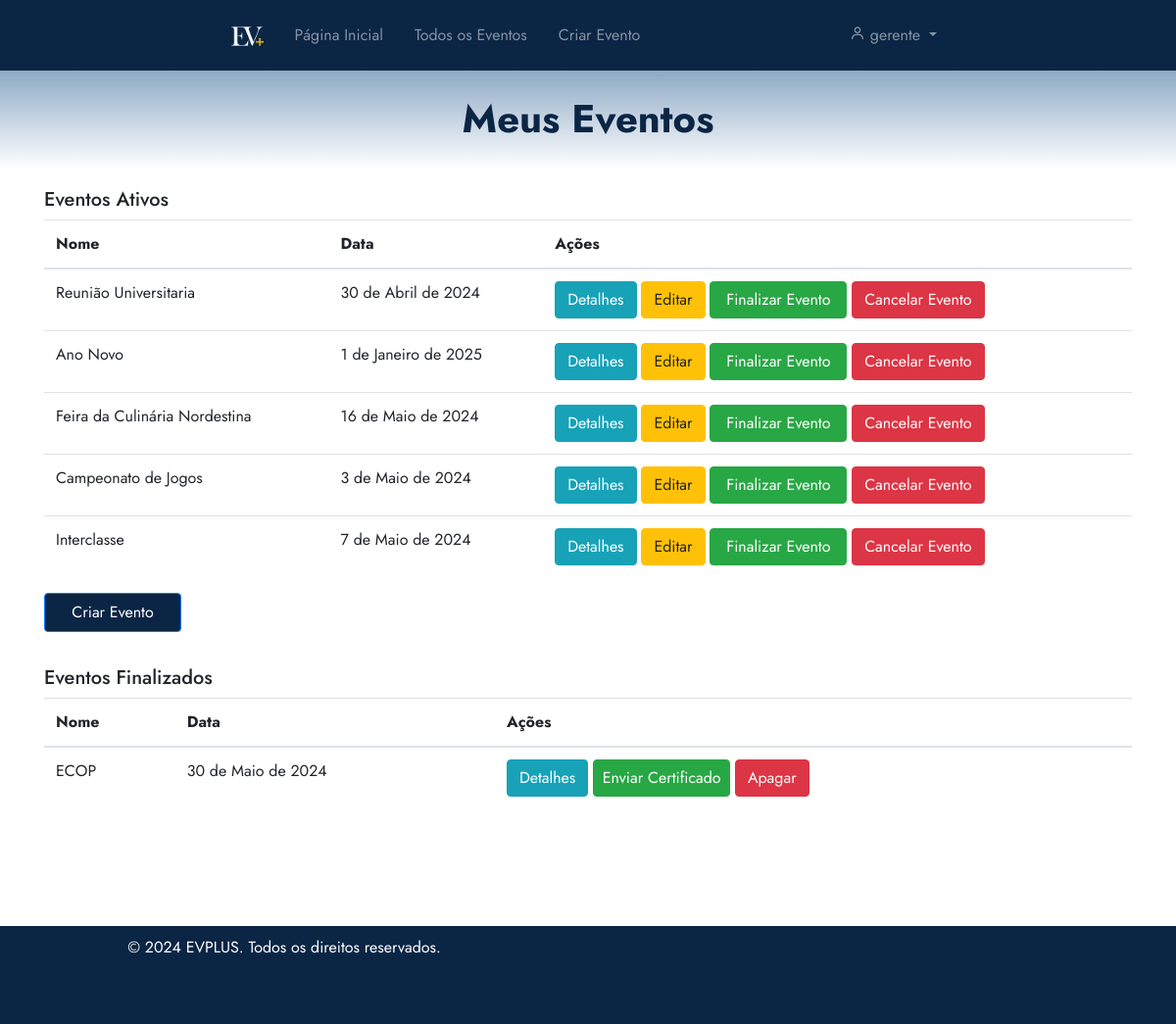
/eventos/meuseventos/ (signed in), run on the app's committed database.
### eventos/models.py (models this page shows, shortened)
class Evento(models.Model):
    user = models.ForeignKey(User, on_delete=models.CASCADE)
    clients = models.ManyToManyField(User, through='Inscricao', related_name='eventos')
    name = models.CharField(max_length=100)
    description = models.TextField()
    local = models.CharField(max_length=100)
    date = models.DateField()
    time = models.TimeField()
    category = models.CharField(max_length=100)
    banner = models.ImageField(null=True, blank=True, upload_to='banners/')
    limite_inscricoes = models.PositiveIntegerField(null=True, blank=True, verbose_name="Limite de Inscrições")
    finalizado = models.BooleanField(default=False)
    certificados = models.ManyToManyField(User, through='Certificado', related_name='eventos_certificados')
    avaliacoes = models.ManyToManyField(User, through='Avaliacao', related_name='eventos_avaliados')

### eventos/views.py (the view)
# urls.py: path('meuseventos/', views.listarEventos, name='meuseventos'),
@login_required
@permission_required('eventos.add_evento', raise_exception=True)
def listarEventos(request):
    eventos_ativos = Evento.objects.filter(user=request.user, finalizado=False)
    eventos_finalizados = Evento.objects.filter(user=request.user, finalizado=True)
    return render(request, 'meusEventos.html', {'eventos': eventos_ativos, 'finalizarEvento': eventos_finalizados})

### eventos/templates/meuseventos.html (shortened to what this page needs)
{% extends 'base.html' %}
{% load static %}
{% block 'head' %}
    <link rel="stylesheet" href="{% static 'eventos/css/meuseventos.css' %}">
{% endblock %}
{% block 'dashboard' %}
    <div class="container">
        <div class="row">
            <div class="col-md-12">
                <h5>Eventos Ativos</h5>
                <table class="table">
                    <thead>
                        <tr>
                            <th>Nome</th>
                            <th>Data</th>
                            <th>Ações</th>
                        </tr>
                    </thead>
                    <tbody>
                        {% for evento in eventos %}
                            <tr>
                                <td>{{ evento.name }}</td>
                                <td>{{ evento.date }}</td>
                                <td>
                                    <a href="{% url 'eventos:detalhes_evento' evento.id %}" class="btn btn-info">Detalhes</a>
                                    {% if perms.eventos.change_evento %}
                                        <a href="{% url 'eventos:editar_evento' evento.id %}" class="btn btn-warning">Editar</a>
                                        <a href="#" onclick="confirmarFinalizar('{{ evento.id }}')" class="btn btn-success">Finalizar Evento</a>
                                        <a href="#" onclick="confirmarCancelar('{{ evento.id }}')" class="btn btn-danger">Cancelar Evento</a>
                                    {% endif %}
                                </td>
                            </tr>
                        {% endfor %}
                    </tbody>
                </table>
            </div>
        </div>
    </div>
    <div class="container">
        <div class="row">
            <div class="col-md-12">
                <a href="{% url 'eventos:eventos' %}" class="btn btn-primary">Criar Evento</a>
            </div>
        </div>
    </div>
    <div class="container">
        <div class="row">
            <div class="col-md-12">
                <h5>Eventos Finalizados</h5>
                <table class="table" style="margin-bottom: 100px;">
                    <thead>
                        <tr>
                            <th>Nome</th>
                            <th>Data</th>
                            <th>Ações</th>
                        </tr>
                    </thead>
                    <tbody>
                        {% for evento in finalizarEvento %}
                            <tr>
                                <td>{{ evento.name }}</td>
                                <td>{{ evento.date }}</td>
                                <td>
                                    <a href="{% url 'eventos:detalhes_evento' evento.id %}" class="btn btn-info">Detalhes</a>
                                    {% if request.user == evento.user %}
                                    <a href="{% url 'eventos:enviar_certificado' evento.id %}" class="btn btn-success">Enviar Certificado</a>
                                    {% endif %}
                                    <a href="#" onclick="confirmarApagar('{{ evento.id }}')" class="btn btn-danger">Apagar</a>
                                </td>
                            </tr>
                        {% endfor %}
                    </tbody>
                </table>
            </div>
        </div>
    </div>
{% endblock %}

### templates/base.html (shortened to what this page needs)
{% load static %}
<!doctype html>
<html lang="pt-BR">
<head>
  <link rel="stylesheet" href="https://cdn.jsdelivr.net/npm/bootstrap@4.6.1/dist/css/bootstrap.min.css">
  <link rel="stylesheet" href="{% static 'general/css/base.css' %}">
  <link rel="stylesheet" href="{% static 'general/css/general.css' %}">
  <link href='https://unpkg.com/boxicons@2.0.7/css/boxicons.min.css' rel='stylesheet'>
  {% block 'head' %}{% endblock %}
</head>
<body>
  <nav class="navbar navbar-expand-lg navbar-dark p-3">
    <div class="container-fluid">
      <a class="navbar-brand" href="{% url 'home' %}" style="margin-left: 205px;">
        <img src="{% static 'images/LOGO.png' %}" alt="Logo" class="logo">
      </a>
      <div class="collapse navbar-collapse" id="navbarSupportedContent">
        <ul class="navbar-nav mr-auto">
          <li class="nav-item">
            <a class="nav-link mx-2" href="{% url 'home' %}">Página Inicial</a>
          </li>
          <li class="nav-item">
            <a class="nav-link mx-2" href="{% url 'eventos:todos_eventos' %}">Todos os Eventos</a>
          </li>
          {% if user.is_authenticated %}
          {% if perms.eventos.add_evento %}
          <li class="nav-item">
            <a class="nav-link mx-2" href="{% url 'eventos:eventos' %}">Criar Evento</a>
          </li>
          {% endif %}
          {% endif %}
        </ul>
        <ul class="navbar-nav ml-auto" style="margin-right: 205px;">
          <li class="nav-item dropdown">
            <a class="nav-link dropdown-toggle" href="#" id="navbarDropdown" role="button" data-toggle="dropdown" aria-haspopup="true" aria-expanded="false">
              <i class='bx bx-user'></i>
              {% if user.is_authenticated %}
                {{ user.username }}
              {% else %}
                <span class="logged-out-indicator">Entre na sua conta!</span>
              {% endif %}
            </a>
          </li>
        </ul>
      </div>
    </div>
  </nav>
  <section class="home-section">
    <div class="page-topo" id="page-topo">
      <h1 class="main-title" id="page-topo-title"></h1>
    </div>
    {% block 'dashboard' %}
    {% endblock %}
  </section>
  <footer class="footer">
    <div class="container">
        <div class="row">
            <div class="col-md-6">
                <p style="margin-right: 50px;">&copy; 2024 EVPLUS. Todos os direitos reservados.</p>
            </div>
        </div>
    </div>
  </footer>
</body>
</html>

### templates/static/general/css/base.css (style rules this page uses)
* { margin: 0; padding: 0; box-sizing: border-box; font-family: "Jost" , sans-serif; }
.main-title { position: relative; color: var(--dark-color); font-size: 40px; top: 25px; font-weight: bold; text-align: center; z-index: 3; }
.page-topo { position: relative; margin-left: 0px; width: 100%; height: 100px; background-image: linear-gradient(to bottom, var(--main-color), white); z-index: 2; }
.logo { max-height: 20px; transition: max-height 0.5s ease; }
.footer { position: relative; bottom: 0; width: 100%; height: 100px; background-color: var(--dark-color); color: white; text-align: center; padding-top: 10px; margin-top: 20px; }
.navbar { --dark-color: #0b2545; background-color: var(--dark-color); }

### templates/static/general/css/general.css (style rules this page uses)
:root { --main-color: #8da9c4; --dark-color: #0b2545; --light-color: #eef4ed; --contrast-color: #467afd; --differential-color: #134074; }

### templates/static/eventos/css/meuseventos.css (style rules this page uses)
.btn-primary { height: 40px; width: 140px; background-color: var(--dark-color); padding: 7px; margin-bottom: 15px; }
.btn-success { padding: 6px; height: 38px; width: 140px; }
.h5, h5 { margin-top: 20px; }

### data on the page
Evento: name "Reunião Universitaria", date "30 de Abril de 2024"
Evento: name "Ano Novo", date "1 de Janeiro de 2025"
Evento: name "Feira da Culinária Nordestina", date "16 de Maio de 2024"
Evento: name "Campeonato de Jogos", date "3 de Maio de 2024"
Evento: name "Interclasse", date "7 de Maio de 2024"
Evento: name "ECOP", date "30 de Maio de 2024", shows "Enviar Certificado"

### other printed values
{{ user.username }} "gerente"
